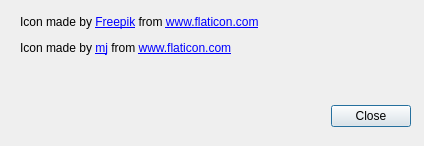
<?xml version="1.0" encoding="UTF-8"?>
<ui version="4.0">
 <class>imageAttributionsFormClass</class>
 <widget class="QDialog" name="imageAttributionsFormClass">
  <property name="geometry">
   <rect>
    <x>0</x>
    <y>0</y>
    <width>424</width>
    <height>146</height>
   </rect>
  </property>
  <property name="windowTitle">
   <string>Image attributions</string>
  </property>
  <property name="windowIcon">
   <iconset>
    <normaloff>:/GameDataEditor Icon.png</normaloff>:/GameDataEditor Icon.png</iconset>
  </property>
  <widget class="QDialogButtonBox" name="buttonBox">
   <property name="geometry">
    <rect>
     <x>330</x>
     <y>100</y>
     <width>81</width>
     <height>32</height>
    </rect>
   </property>
   <property name="orientation">
    <enum>Qt::Horizontal</enum>
   </property>
   <property name="standardButtons">
    <set>QDialogButtonBox::Close</set>
   </property>
  </widget>
  <widget class="QLabel" name="label">
   <property name="geometry">
    <rect>
     <x>20</x>
     <y>10</y>
     <width>401</width>
     <height>51</height>
    </rect>
   </property>
   <property name="text">
    <string>&lt;html&gt;&lt;head/&gt;&lt;body&gt;&lt;p&gt;Icon made by &lt;a href=&quot;https://www.flaticon.com/fr/auteurs/freepik&quot;&gt;&lt;span style=&quot; text-decoration: underline; color:#0000ff;&quot;&gt;Freepik&lt;/span&gt;&lt;/a&gt; from &lt;a href=&quot;https://www.flaticon.com&quot;&gt;&lt;span style=&quot; text-decoration: underline; color:#0000ff;&quot;&gt;www.flaticon.com&lt;/span&gt;&lt;/a&gt;&lt;/p&gt;&lt;p&gt;Icon made by &lt;a href=&quot;https://www.flaticon.com/fr/auteurs/mj&quot;&gt;&lt;span style=&quot; text-decoration: underline; color:#0000ff;&quot;&gt;mj&lt;/span&gt;&lt;/a&gt; from &lt;a href=&quot;https://www.flaticon.com&quot;&gt;&lt;span style=&quot; text-decoration: underline; color:#0000ff;&quot;&gt;www.flaticon.com&lt;/span&gt;&lt;/a&gt;&lt;/p&gt;&lt;/body&gt;&lt;/html&gt;</string>
   </property>
   <property name="textFormat">
    <enum>Qt::RichText</enum>
   </property>
   <property name="openExternalLinks">
    <bool>true</bool>
   </property>
  </widget>
 </widget>
 <resources>
  <include location="../res/global.qrc"/>
 </resources>
 <connections>
  <connection>
   <sender>buttonBox</sender>
   <signal>accepted()</signal>
   <receiver>imageAttributionsFormClass</receiver>
   <slot>accept()</slot>
   <hints>
    <hint type="sourcelabel">
     <x>248</x>
     <y>254</y>
    </hint>
    <hint type="destinationlabel">
     <x>157</x>
     <y>274</y>
    </hint>
   </hints>
  </connection>
  <connection>
   <sender>buttonBox</sender>
   <signal>rejected()</signal>
   <receiver>imageAttributionsFormClass</receiver>
   <slot>reject()</slot>
   <hints>
    <hint type="sourcelabel">
     <x>316</x>
     <y>260</y>
    </hint>
    <hint type="destinationlabel">
     <x>286</x>
     <y>274</y>
    </hint>
   </hints>
  </connection>
 </connections>
</ui>
